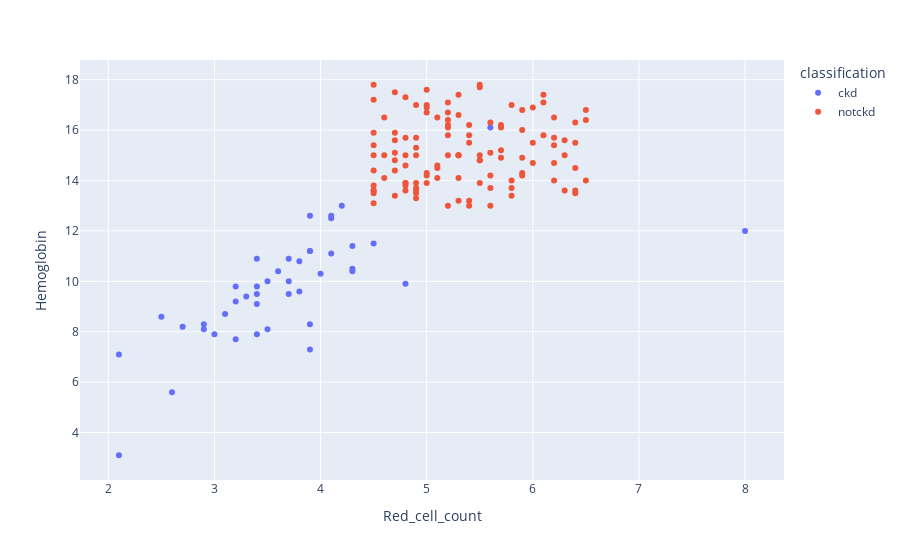

Notebook source saved alongside this figure:
### Code cell
fig = px.scatter(data, x="Red_cell_count", y="Hemoglobin", color="classification")
fig.show()

### Figure 1 — Plotly figure (JSON) as saved in the notebook; plotly's stock layout.template omitted (floating-point values rounded to 4 significant figures)
{"data": [{"hovertemplate": "classification=ckd<br>Red_cell_count=%{x}<br>Hemoglobin=%{y}<extra></extra>", "legendgroup": "ckd", "marker": {"color": "#636efa", "symbol": "circle"}, "mode": "markers", "name": "ckd", "orientation": "v", "showlegend": true, "type": "scatter", "x": ["3.9", "3.7", "3.8", "2.6", "3.2", "3.4", "4.1", "3.5", "4.3", "3.2", "3.4", "4", "2.1", "4.2", "5.6", "3.6", "3.2", "4.3", "2.9", "2.7", "8.0", "4.1", "3.0", "2.9", "3.9", "4.3", "3.1", "3.9", "3.7", "3.4", "4.8", "3.5", "3.9", "3.9", "3.4", "3.7", "4.5", "3.4", "3.8", "3.3", "2.5", "4.1", "2.1"], "xaxis": "x", "y": [11.2, 9.5, 10.8, 5.6, 7.7, 9.8, 12.5, 10, 10.5, 9.8, 9.1, 10.3, 7.1, 13, 16.1, 10.4, 9.2, 11.4, 8.1, 8.2, 12, 11.1, 7.9, 8.3, 12.6, 10.4, 8.7, 8.3, 10, 9.5, 9.9, 8.1, 11.2, 7.3, 10.9, 10.9, 11.5, 7.9, 9.6, 9.4, 8.6, 12.6, 3.1], "yaxis": "y"}, {"hovertemplate": "classification=notckd<br>Red_cell_count=%{x}<br>Hemoglobin=%{y}<extra></extra>", "legendgroup": "notckd", "marker": {"color": "#EF553B", "symbol": "circle"}, "mode": "markers", "name": "notckd", "orientation": "v", "showlegend": true, "type": "scatter", "x": ["4.5", "5.0", "4.7", "6.2", "5.2", "6.3", "5.1", "5.8", "5.5", "5.2", "5.3", "4.9", "5.4", "5.2", "4.5", "5.0", "5.3", "4.8", "5.3", "5.0", "4.5", "5.5", "4.6", "4.8", "6.4", "5.6", "6.0", "4.8", "6.0", "5.9", "6.0", "5.3", "5.7", "5.0", "5.9", "4.9", "4.7", "5.0", "4.5", "5.2", "5.7", "4.5", "4.9", "5.4", "5.6", "4.8", "4.7", "4.9", "5.3", "6.2", "4.8", "4.5", "6.5", "5.2", "5.8", "5.1", "4.5", "5.5", "5.6", "6.2", "4.5", "4.9", "5.9", "4.7", "6.3", "5.7", "4.7", "6.4", "5.5", "6.4", "4.7", "5.2", "4.5", "5.1", "4.6", "6.1", "4.9", "5.6", "4.5", "6.2", "5.8", "4.8", "4.7", "5.3", "6.1", "5.9", "4.8", "5.4", "5.0", "5.5", "4.9", "6.4", "5.6", "5.2", "4.8", "5.7", "4.9", "6.5", "5.0", "4.5", "5.1", "6.5", "5.2", "6.4", "5.8", "5.3", "6.3", "5.5", "5.4", "4.6", "4.9", "6.2", "5.4", "5.9", "6.1"], "xaxis": "x", "y": [15, 17, 15.9, 15.4, 13, 13.6, 14.5, 14, 13.9, 16.1, 14.1, 17, 15.5, 16.2, 14.4, 14.2, 13.2, 13.9, 15, 14.3, 13.8, 14.8, 16.5, 15.7, 14.5, 16.3, 15.5, 14.6, 16.9, 16, 14.7, 16.6, 14.9, 16.7, 16.8, 13.5, 15.1, 16.9, 13.1, 17.1, 15.2, 13.6, 13.9, 13.2, 13.7, 17.3, 15.6, 15, 17.4, 15.7, 13.9, 15.9, 14, 15.8, 13.4, 14.1, 13.5, 17.7, 14.2, 14, 17.8, 13.3, 14.3, 13.4, 15, 16.2, 14.4, 13.5, 17.8, 13.6, 17.5, 15, 13.6, 14.6, 15, 17.1, 13.6, 13, 17.2, 14.7, 13.7, 15, 14.8, 15, 17.4, 14.9, 13.6, 16.2, 17.6, 15, 13.7, 16.3, 15.1, 16.4, 13.8, 16.1, 15.3, 16.8, 13.9, 15.4, 16.5, 16.4, 16.7, 15.5, 17, 15, 15.6, 14.8, 13, 14.1, 15.7, 16.5, 15.8, 14.2, 15.8], "yaxis": "y"}], "layout": {"legend": {"title": {"text": "classification"}, "tracegroupgap": 0}, "margin": {"t": 60}, "xaxis": {"anchor": "y", "domain": [0, 1], "title": {"text": "Red_cell_count"}}, "yaxis": {"anchor": "x", "domain": [0, 1], "title": {"text": "Hemoglobin"}}}}
